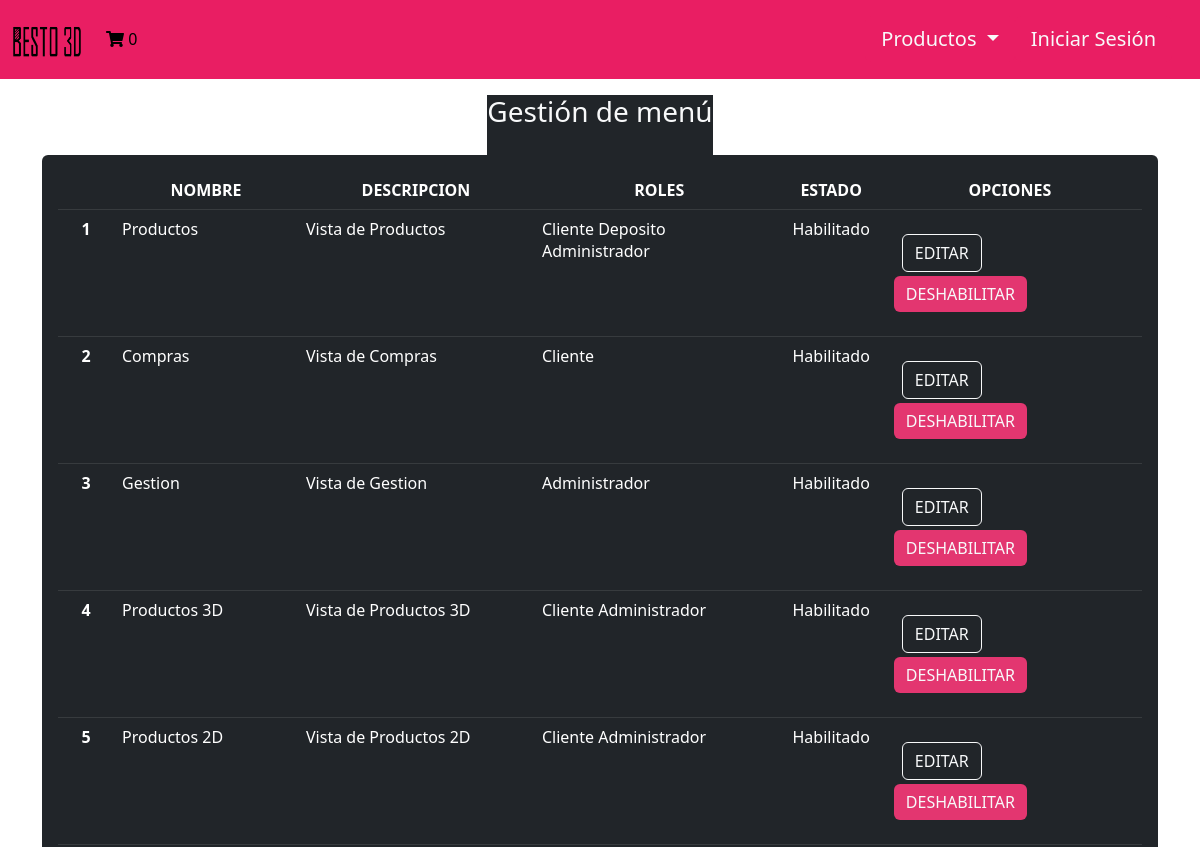
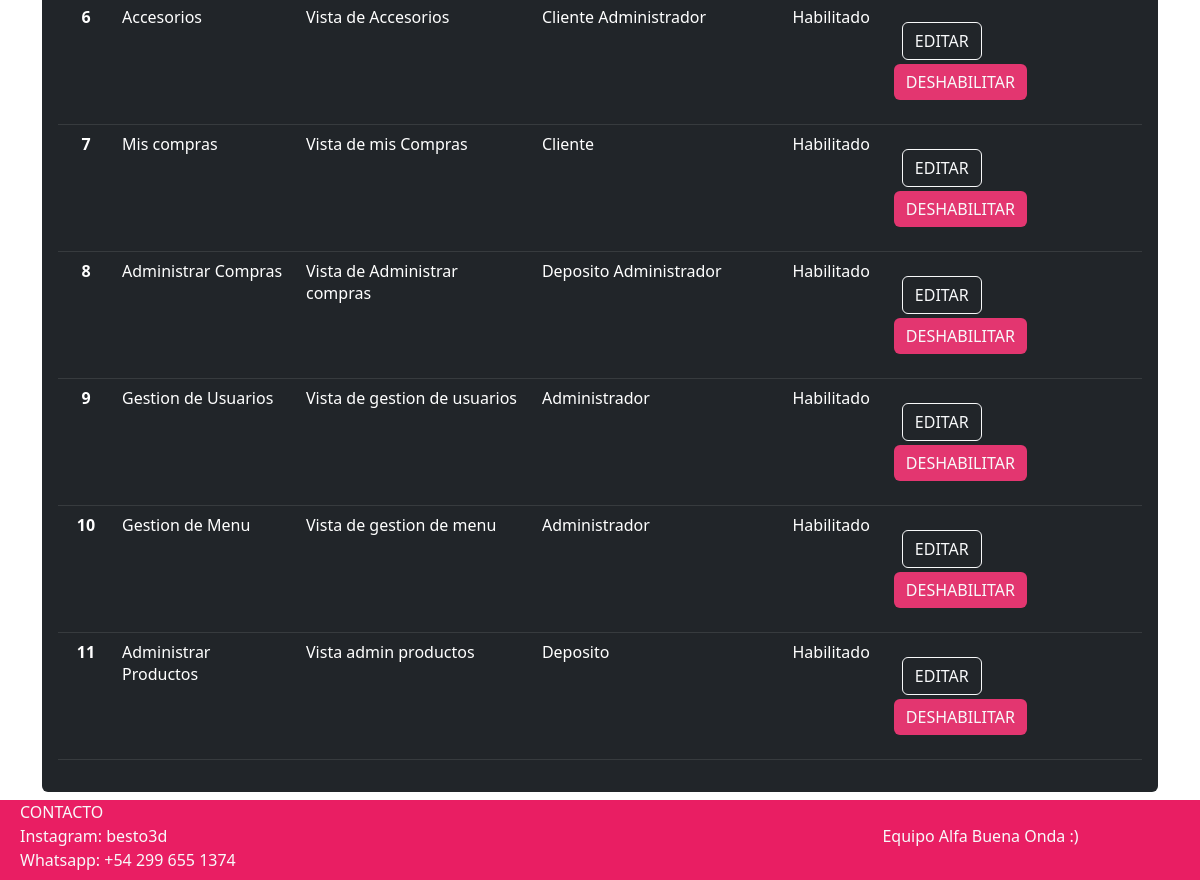
The app's page /Vista/GestionMenu.php, older data (2 pictures, top to bottom).
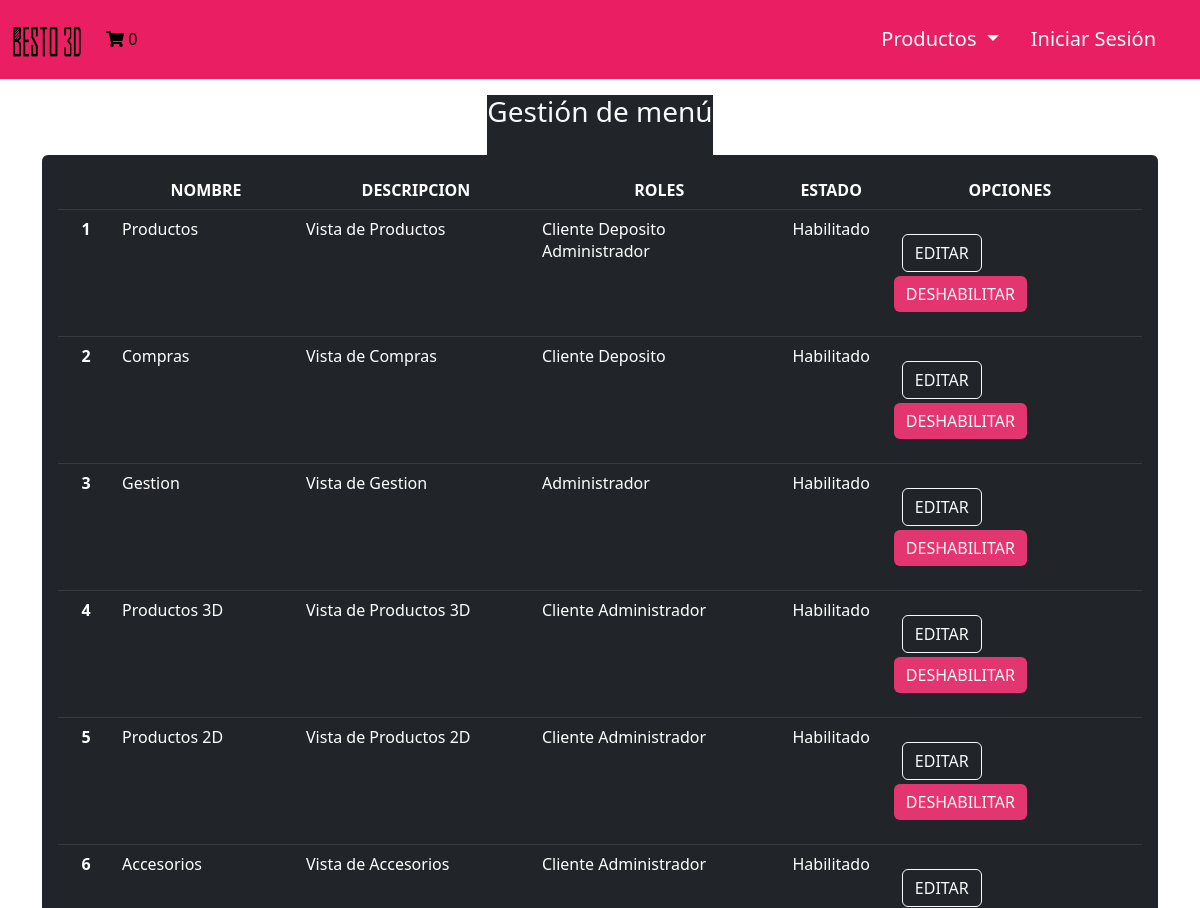
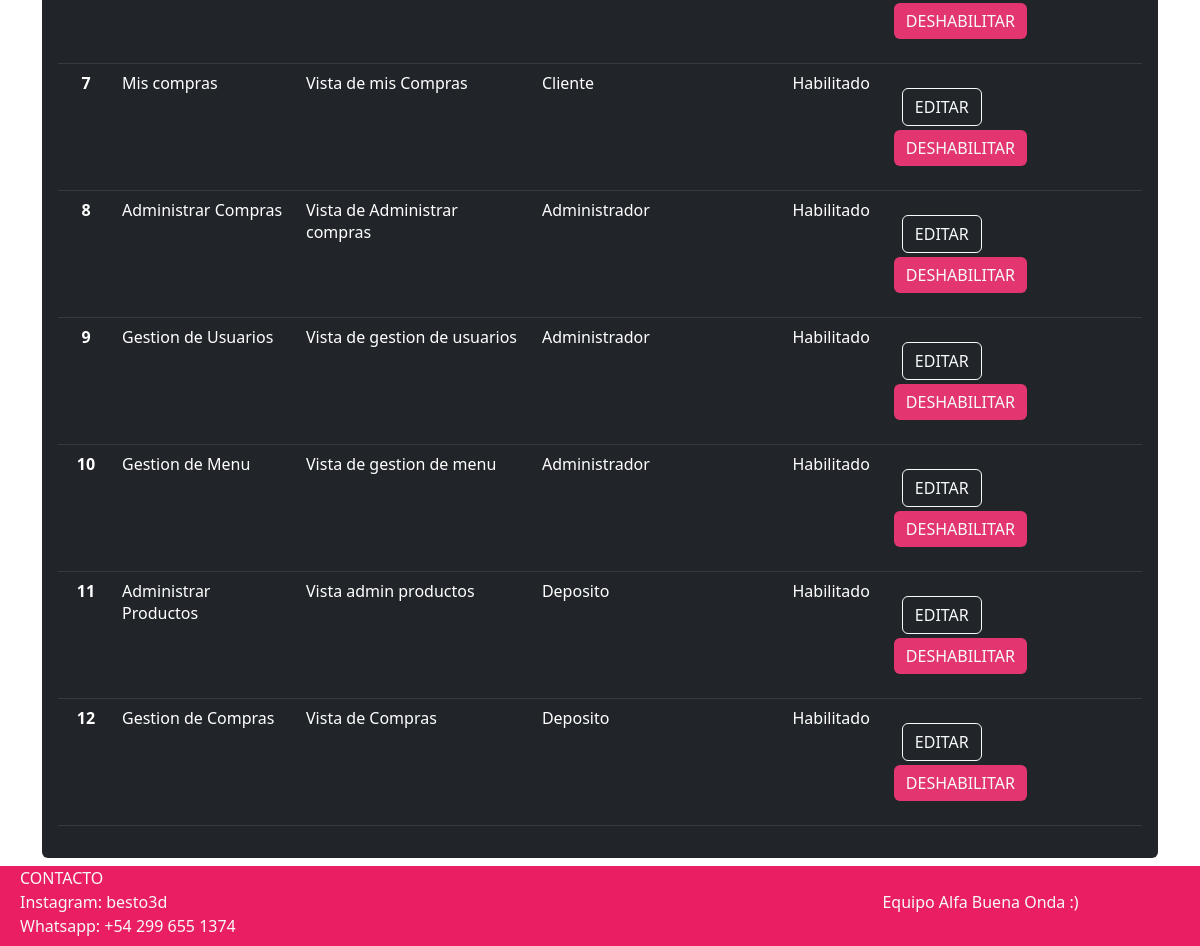
The same page, newer data (2 pictures, top to bottom).
### tables this page shows
CREATE TABLE `rol` (
  `idrol` bigint(20) NOT NULL,
  `rodescripcion` varchar(50) NOT NULL
);

CREATE TABLE `menu` (
  `idmenu` bigint(20) NOT NULL,
  `menombre` varchar(50) NOT NULL COMMENT 'Nombre del item del menu',
  `medescripcion` varchar(124) NOT NULL COMMENT 'Descripcion mas detallada del item del menu',
  `idpadre` bigint(20) DEFAULT NULL COMMENT 'Referencia al id del menu que es subitem',
  `medeshabilitado` timestamp NULL DEFAULT NULL COMMENT 'Fecha en la que el menu fue deshabilitado por ultima vez',
  `script` varchar(200) DEFAULT NULL COMMENT 'Script que hace referencia a la vista del menu.'
);

### Util/funciones.php (called while the page is built, shortened)
<?php
spl_autoload_register(function ($class_name){
    $directorys = array(
        $GLOBALS['ROOT'].'Modelo/',
        $GLOBALS['ROOT'].'Modelo/Conector/',
        $GLOBALS['ROOT'].'Control/',
    );
    foreach($directorys as $directory){
        if(file_exists($directory.$class_name . '.php')){
            return;
        }
    }
});
?>

### Control/Session.php (called while the page is built, shortened)
<?php
include_once 'AbmUsuario.php';
class Session
{
    public function activa()
    {
        $activa = false;
        return $activa;
    }
    public function getUsuario()
    {
        $abmUsuario = new AbmUsuario();
        $where = ['idusuario' => $_SESSION['idusuario']];
        $listaUsuarios = $abmUsuario->buscar($where);
        if ($listaUsuarios >= 1) {
            $usuarioLog = $listaUsuarios[0];
        }
        return $usuarioLog;
    }
    public function getRoles()
    {
        $usuarioActual = $this->getUsuario();
        $objC_UsuarioRol = new C_Usuariorol();
        $param = ['idusuario' => $usuarioActual->getIdusuario()];
        $listaRoles = $objC_UsuarioRol->buscar($param);
        return $listaRoles;
    }
   public function esAdmin()
    {
        $arrayRoles = $this->getRoles();
        $esAdmin = false;
        $i = 0;
        while ($i < count($arrayRoles) && !$esAdmin) {
            if ($arrayRoles[$i]->getIdrol()->getIdrol() == 1) {
                $esAdmin = true;
            }
            $i++;
        }
        return $esAdmin;
    }
    public function tienePermisos($pagina){
       $tienePermisos = false;
       if ($this->activa()){
        $tienePermisos=true;
       } else {
        $tienePermisos=false;
       }
       if($this->esAdmin() && $pagina=="Admin"){
        $tienePermisos=true;
       } elseif ($this->esDeposito() && $pagina="Deposito"){
        $tienePermisos=true;
       } else {
        $tienePermisos=false;
       }
       return $tienePermisos;
    }
}

### Modelo/Usuario.php (called while the page is built, shortened)
<?php
class Usuario
{
    private $idusuario;
    public function __construct()
    {
        $this->idusuario = "";
    }
    public function getidusuario()
    {
        return $this->idusuario;
    }
    public function setidusuario($valor)
    {
        $this->idusuario = $valor;
    }
    public static function listar($parametro = "")
    {
        $arreglo = array();
        $base = new BaseDatos();
        $sql = "SELECT * FROM Usuario ";
        if ($parametro != "") {
            $sql .= 'WHERE ' . $parametro;
        }
        $res = $base->Ejecutar($sql);
        if ($res > -1) {
            if ($res > 0) {
                while ($row = $base->Registro()) {
                    $obj = new Usuario();
                    $obj->setear($row['idusuario'], $row['usnombre'], $row['uspass'], $row['usmail'], $row['usdeshabilitado']);
                    array_push($arreglo, $obj);
                }
            }
        } else {
        }
        return $arreglo;
    }
}

### Modelo/Conector/BaseDatos.php (called while the page is built, shortened)
<?php
class BaseDatos extends PDO {
  	private $conec;
  	private $indice;
  	private $resultado;
    public function __construct(){
        $this->indice =0;
        try {
           $this->conec=true;
        }catch (PDOException $e) {
            $this->sql = $e->getMessage();
            $this->conec=false;
        }
    }
    public function Iniciar(){
        return $this->getConec();
    }
    public function getConec(){
        return $this->conec;
    }
    public function setSQL($e){
        return "\n".$this->sql = $e;
    }
    public function Ejecutar($sql){
        if ( stristr($sql,"select")){
            $resp =  $this->EjecutarSelect($sql);
        }
        return $resp;
   }
   private function EjecutarSelect($sql){
       $cant = -1;
       $resultado=parent::query($sql);
       if(!$resultado){
           $this->analizarDebug();
       }else {
          $arregloResult = $resultado->fetchAll();
          $cant = count($arregloResult);
       }
       return $cant;
   }
   public function Registro() {
       $filaActual = false;
       $indiceActual = $this->getIndice();
       if ($indiceActual>=0) {
           $filas = $this->getResultado();
           if($indiceActual<count($filas)){
               $filaActual =  $filas[$indiceActual];
           }else {
               $this->setIndice(-1);
           }
       }
       return $filaActual;
   }
   private function setIndice ($valor){
       $this->indice = $valor;
   }
   private function getIndice (){
       return $this->indice;
   }
   private function setResultado($valor){
       $this->resultado = $valor;
   }
   private function getResultado(){
      return $this->resultado;
   }
}

### Control/AbmUsuario.php (called while the page is built, shortened)
<?php
class AbmUsuario
{
    public function buscar($param)
    {
        $where = " true ";
        $arreglo = Usuario::listar($where);
        return $arreglo;
    }
}

### Modelo/UsuarioRol.php (called while the page is built, shortened)
<?php
include_once '../Modelo/Conector/BaseDatos.php';
class UsuarioRol
{
    public function buscar($idusuariorol)
    {
        $base = new BaseDatos();
        $resp = false;
        $sql = "SELECT * FROM usuarioRol WHERE idusuariorol = '" . $idusuariorol . "'";
        if ($base->Iniciar()) {
            if ($base->Ejecutar($sql)) {
                if ($row2 = $base->Registro()) {
                    $rol = new Rol();
                    $rol->buscar($row2['idrol']);
                    $resp = true;
                }
            } else {
                $this->setMensaje($base->getError());
            }
        } else {
            $this->setMensaje($base->getError());
        }
        return $resp;
    }
    public function listar($condicion = '')
    {
        $array = null;
        $base = new BaseDatos();
        $sql =  "select * from usuariorol";
        if ($condicion != '') {
            $sql = $sql . ' where ' . $condicion;
        }
        if ($base->Iniciar()) {
            if ($base->Ejecutar($sql)) {
                $array = array();
                while ($row2 = $base->Registro()) {
                    $objusuarioRol = new usuarioRol();
                    $objusuarioRol->buscar($row2['idusuariorol']);
                    $array[] = $objusuarioRol;
                }
            } else {
                $this->setMensaje($base->getError());
            }
        } else {
            $this->setMensaje($base->getError());
        }
        return $array;
    }
}

### Control/C_Usuariorol.php (called while the page is built, shortened)
<?php
include_once '../Modelo/Usuariorol.php';
class C_Usuariorol
{
    public function buscar($param){
        $where = " true ";
        if ($param<>NULL){
            $where .= '';
            if  (isset($param['idusuario']))
                    $where.=" and idusuario ='".$param['idusuario']."'";
        }
        $obj = new Usuariorol();
        $arreglo =  $obj->listar($where);
        return $arreglo;
    }
}

### Modelo/Rol.php (called while the page is built, shortened)
<?php
include_once '../Modelo/Conector/BaseDatos.php';
class Rol
{
    public function buscar($idrol)
    {
        $base = new BaseDatos();
        $resp = false;
        $sql = "SELECT * FROM rol WHERE idrol = '" . $idrol . "'";
        if ($base->Iniciar()) {
            if ($base->Ejecutar($sql)) {
                if ($row2 = $base->Registro()) {
                    $resp = true;
                }
            } else {
                $this->setMensaje($base->getError());
            }
        } else {
            $this->setMensaje($base->getError());
        }
        return $resp;
    }
}

### Modelo/Menu.php (called while the page is built, shortened)
<?php
include_once '../Modelo/conector/BaseDatos.php';
class Menu
{
    public function buscar($idmenu)
    {
        $base = new BaseDatos();
        $resp = false;
        $sql = "SELECT * FROM menu WHERE idmenu = '" . $idmenu . "'";
        if ($base->Iniciar()) {
            if ($base->Ejecutar($sql)) {
                if ($row2 = $base->Registro()) {
                    $resp = true;
                }
            } else {
                $this->setMensaje($base->getError());
            }
        } else {
            $this->setMensaje($base->getError());
        }
        return $resp;
    }
    public function listar($condicion = '')
    {
        $array = null;
        $base = new BaseDatos();
        $sql =  "select * from menu";
        if ($condicion != '') {
            $sql = $sql . ' where ' . $condicion;
        }
        if ($base->Iniciar()) {
            if ($base->Ejecutar($sql)) {
                $array = array();
                while ($row2 = $base->Registro()) {
                    $objMenu = new Menu();
                    $objMenu->buscar($row2['idmenu']);
                    $array[] = $objMenu;
                }
            } else {
                $this->setMensaje($base->getError());
            }
        } else {
            $this->setMensaje($base->getError());
        }
        return $array;
    }
}

### Control/C_Menu.php (called while the page is built, shortened)
<?php
include_once '../Modelo/Menu.php';
class C_Menu
{
    public function buscar($param)
    {
        $where = " true ";
        $obj = new Menu();
        $arreglo =  $obj->listar($where);
        return $arreglo;
    }
}

### Vista/GestionMenu.php (the view, shortened to what the rows shown need)
<?php
include_once("Common/Header.php");
$pagina="Admin";
if ($sesion->tienePermisos($pagina)){
        $objC_Menu = new C_Menu();
        $menues = $objC_Menu->buscar(NULL);
        $cantidadMenues = count($menues);
        $i = 0;
?>
<div class="container">
        <div class="rounded p-3 mb-2 bg-dark text-white">
            <table class="table table-dark table-hover p-5">
                <thead class="text-center">
                    <tr>
                        <th scope="col-4"><MENU></MENU></th>
                        <th scope="col-4">NOMBRE</th>
                        <th scope="col-4">DESCRIPCION</th>
                        <th scope="col-4">ROLES</th>
                        <th scope="col-6">ESTADO</th>
                        <th scope="col-6">OPCIONES</th>
                    </tr>
                </thead>
                <tbody>
                    <?php
                    while ($i < $cantidadMenues) {
                    ?>
                        <tr>
                                <th scope="row" class="text-center"><?php echo $i + 1 ?></th>
                                <td><?php echo $menues[$i]->getMenombre() ?></td>
                                <td> <?php echo $menues[$i]->getMedescripcion() ?> </td>
                                <td> <?php
                                                $objMeRol = new C_Menurol();
                                                $rolesMenu = $objMeRol->buscar(['idmenu' => $menues[$i]->getIdmenu()]);
                                                foreach ($rolesMenu as $rolMenu) {
                                                        echo $rolMenu->getIdrol()->getRodescripcion() . " ";
                                                }
                                                ?>
                                        </td>
                                <td class="text-center"> <?php echo $menues[$i]->getMedeshabilitado() == NULL || $menues[$i]->getMedeshabilitado() == '0000-00-00 00:00:00' ? "Habilitado" : "Deshabilitado"; ?> </td>
                                <td>
                                        <form method='post' action='EditarMenu.php' id="'<?php echo $menues[$i]->getIdmenu() ?>">
                                        <button type="submit" class="ms-3 mt-3 text-decoration-none btn btn-outline-light"> EDITAR </button>
                                        <?php echo $menues[$i]->getMedeshabilitado() == NULL || $menues[$i]->getMedeshabilitado() == '0000-00-00 00:00:00' ?
                                                "<button type='button' class='mx-2 mt-1 text-decoration-none btn deshabilitar text-light' id='botonModal'>
                                DESHABILITAR
                                </button>" :
                                                "<button type='button' class='mx-2 mb-1 text-decoration-none btn habilitar text-light' id='botonModal'>
                                HABILITAR
                                </button>";
                                        ?>
                                        </form>
                                </td>
                        </tr>
                    <?php
                        $i++;
                    } ?>
                </tbody>
            </table>
        </div>
</div>
<?php
include_once("Common/Footer.php");
} else {
        ?>
            <script>
                window.location.href = "/TP-Final-Dinamica/Vista/Home.php";
            </script>
        <?php
        }
        ?>

Row changes from the older to the newer data that the page shows:
changed menu "Compras": gains rol (rodescripcion "Deposito")
changed menu "Administrar Compras": loses rol (rodescripcion "Deposito")
added menu: menombre "Gestion de Compras", medescripcion "Vista de Compras", shows "Habilitado", shows "DESHABILITAR", rol (rodescripcion "Deposito")
